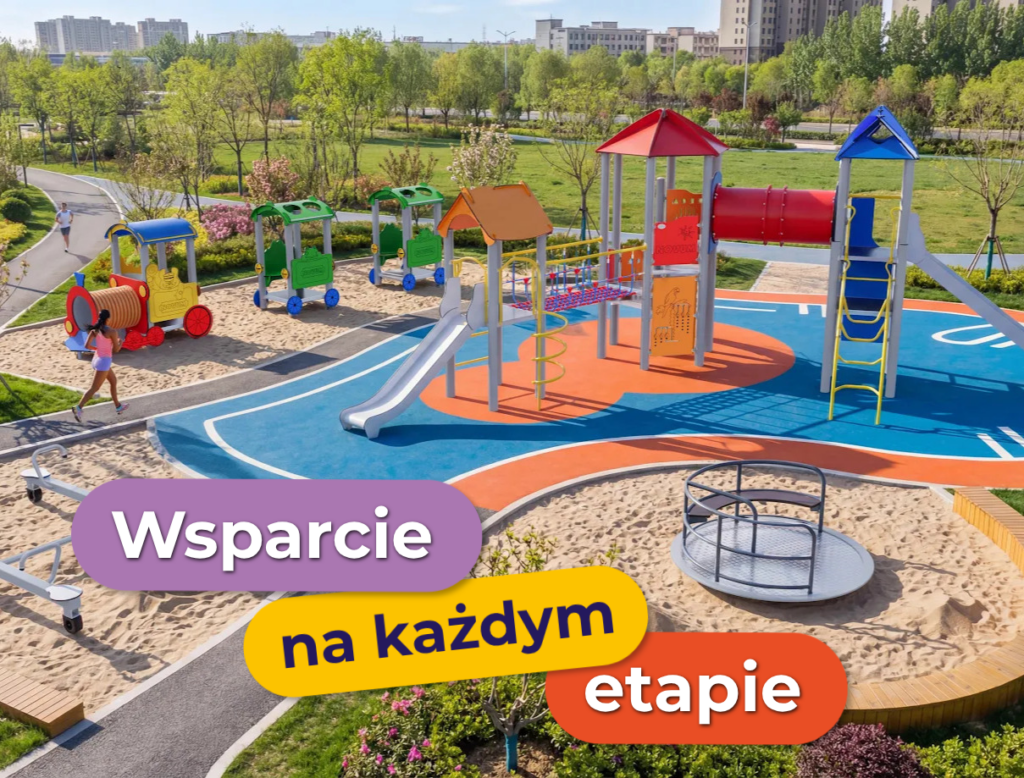
#> input picture models/photo.png, 1024 x 778 px
$ python ground.py
#> lines starting #> are read from the running program, lines starting #| are printed output that depends on the picture; after the words box and inside, x2 and y2 are one past the last pixel; in counts of white or black regions, pixels touching at a corner belong together; long printed decimals are rounded
import cv2,numpy as np,os,json
from scipy import ndimage as ndi
D=os.path.dirname(os.path.abspath(__file__))
im=cv2.imread(os.path.join(D,'..','models','photo.png'));H,W=im.shape[:2]   # 778x1024
#> further down, im is the input picture: shape (778, 1024, 3); mean B, G, R 113.6, 135.6, 150.3
#> after `H, W = im.shape[:2]`: H = 778; W = 1024
VF,HZ,CY=50.0,105.0,7.0
f=(H/2)/np.tan(np.radians(VF/2));pitch=np.arctan((H/2-HZ)/f)
#> after `f = H / 2 / np.tan(np.radians(VF / 2))`: f = 834.2
#> after `pitch = np.arctan((H / 2 - HZ) / f)`: pitch = 0.328
# --- klasyfikacja pikseli zdjęcia
hsv=cv2.cvtColor(im,cv2.COLOR_BGR2HSV);h,s,v=[hsv[...,i].astype(int) for i in range(3)]
#> after `hsv = cv2.cvtColor(im, cv2.COLOR_BGR2HSV)`: hsv: shape (778, 1024, 3); mean H, S, V 54.8, 111, 167.8
Y=np.arange(H)[:,None]+np.zeros((1,W),int)
cls=np.full((H,W),255,np.uint8)   # 255 = nieznane
C={'grass':0,'blue':1,'orange':2,'sand':3,'path':4}
cls[(h>=33)&(h<=80)&(s>50)]=C['grass']
cls[(h>=95)&(h<=125)&(s>110)&(v>70)]=C['blue']
cls[(h>=5)&(h<=22)&(s>130)&(v>130)]=C['orange']
cls[(h>=10)&(h<=28)&(s>20)&(s<135)&(v>150)&(cls==255)]=C['sand']
cls[(s<50)&(v>55)&(v<165)&(cls==255)]=C['path']
cls[Y<215]=0
# usuń drobny szum, wypełnij nieznane najbliższym znanym (sprzęt zasłania podłoże)
k=np.ones((5,5),np.uint8)
for c in range(5):
    m=(cls==c).astype(np.uint8);m=cv2.morphologyEx(m,cv2.MORPH_OPEN,k);cls[(cls==c)&(m==0)]=255
unk=cls==255
idx=ndi.distance_transform_edt(unk,return_distances=False,return_indices=True)
cls=cls[idx[0],idx[1]]
# majority filter (wygładzenie)
oh=np.stack([(cls==c).astype(np.float32) for c in range(5)],-1)
oh=cv2.GaussianBlur(oh,(0,0),3);cls=oh.argmax(-1).astype(np.uint8)
cv2.imwrite(os.path.expanduser('~/.hermes/cache/scratch/cls.png'),np.array([[90,160,70],[165,110,35],[65,125,230],[160,190,225],[120,115,120]],np.uint8)[cls])
# --- teksturowanie podłoża: odwrotne rzutowanie
cs,sn=np.cos(pitch),np.sin(pitch)
#> cs = 0.947; sn = 0.322
def to_img(X,Z):
    P=np.stack([X,np.zeros_like(X)-CY,Z],-1)       # względem kamery (cam w (0,CY,0))
    # Rx(+pitch): y' = y*cos - z*sin ; z' = y*sin + z*cos
    y=P[...,1]*cs-P[...,2]*sn; z=P[...,1]*sn+P[...,2]*cs; x=P[...,0]
    u=W/2+f*x/(-z); vv=H/2-f*y/(-z); return u,vv,z
# zakres: z przy v=215 .. v=778
def gz(vv):
#> called with vv = 215
    d=np.array([0,-(vv-H/2)/f,-1.0]);y=d[1]*cs+d[2]*sn*-1 if False else None
#> after `d = np.array([0, -(vv - H / 2) / f, -1.0])`: d = [0, 0.209, -1]
    # Rx(-pitch)
    yw=d[1]*cs+d[2]*sn; zw=-d[1]*sn+d[2]*cs; t=-CY/yw; return zw*t
#> after `yw = d[1] * cs + d[2] * sn`: yw = -0.125
#> after `zw = -d[1] * sn + d[2] * cs`: zw = -1.01
#> after `t = -CY / yw`: t = 56.08
zf,zn=gz(215),gz(778)
#> zf = -56.86; zn = -7.3
xs=lambda z: (W/2)/f*(CY/ (CY) )*abs(z)  # przybliżenie
XL=abs(zf)*0.66
#> XL = 37.52
N=2048;x0,x1=-XL,XL;z0,z1=zf-5,min(zn+2,-0.5)
TX=(np.linspace(x0,x1,N));TZ=(np.linspace(z0,z1,N))
X,Z=np.meshgrid(TX,TZ)
u,vv,zc=to_img(X,Z)
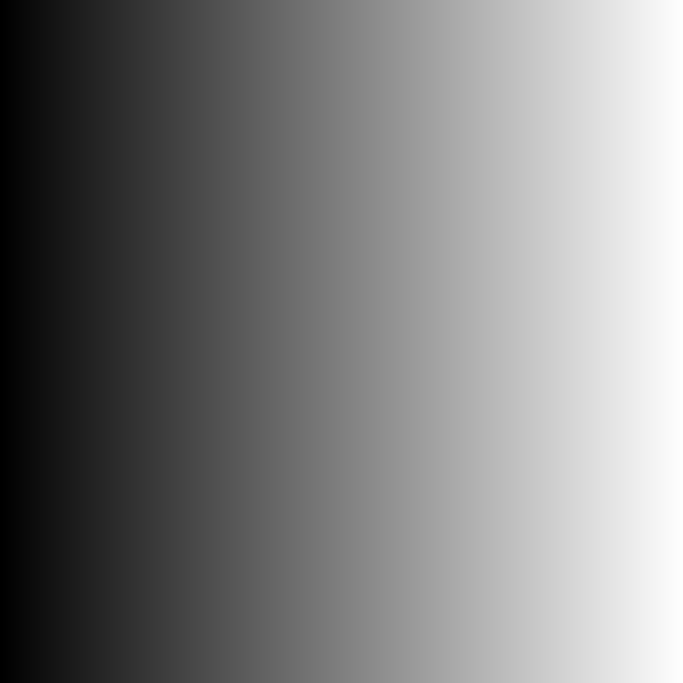
#> X: shape (2048, 2048) float64 (shown at 1/3 size); min -37.52, max 37.52, mean 0; drawn with min black and max white
valid=(zc<-0.05)&(u>=0)&(u<W-1)&(vv>=215)&(vv<H-1)
ui=np.clip(u,0,W-1).astype(int);vi=np.clip(vv,0,H-1).astype(int)
#> after `ui = np.clip(u, 0, W - 1).astype(int)`:
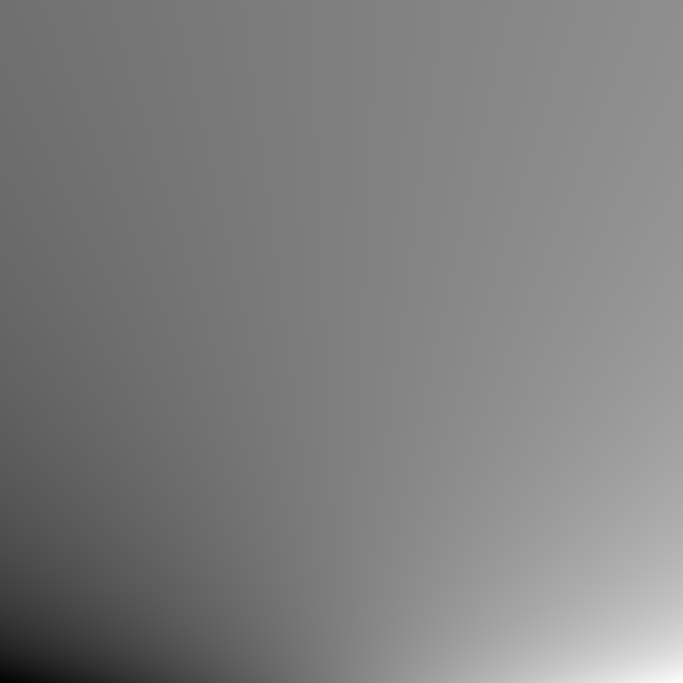
#> u: shape (2048, 2048) float64 (shown at 1/3 size); min -3792.4, max 4816.4, mean 512; drawn with min black and max white
#> after `vi = np.clip(vv, 0, H - 1).astype(int)`:
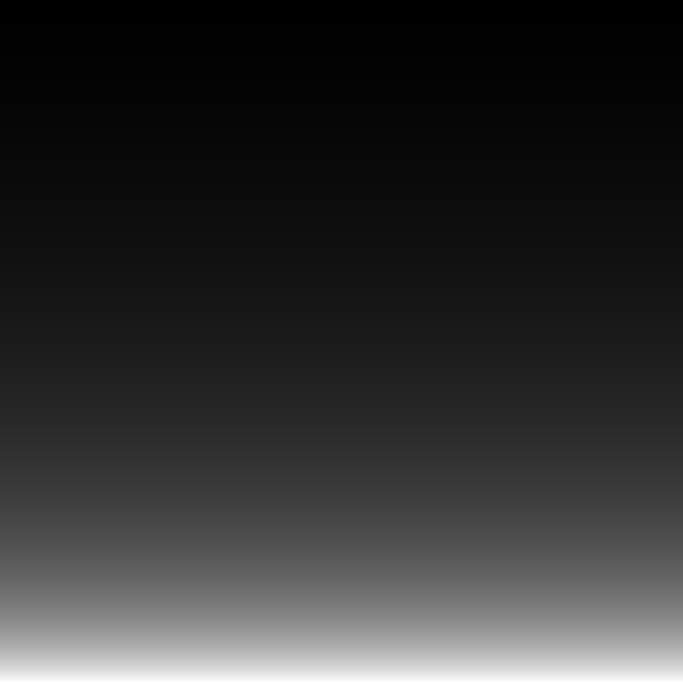
#> vv: shape (2048, 2048) float64 (shown at 1/3 size); min 206.4, max 953.2, mean 349.8; drawn with min black and max white
tc=np.where(valid,cls[vi,ui],0)
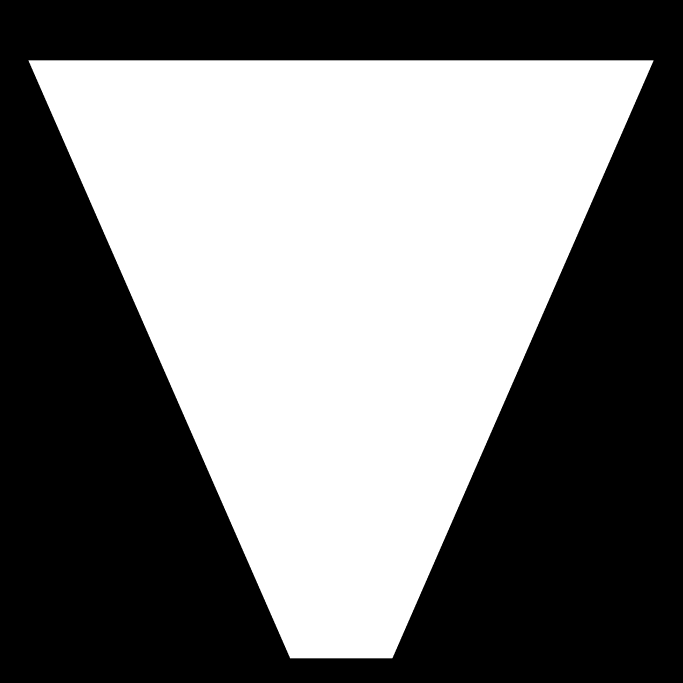
#> valid: shape (2048, 2048) bool (shown at 1/3 size); 46.7% white; 1 white region, box (x1, y1, x2, y2) and area: (85, 181, 1961, 1975) 1957955
pal=np.array([[70,110,40],[31,110,165],[231,125,65],[221,190,160],[118,107,108]],np.float32)   # RGB
rng=np.random.default_rng(3);noise=cv2.GaussianBlur(rng.normal(0,1,(N,N)).astype(np.float32),(0,0),1.2)
tex=pal[tc]*(1+0.07*noise[...,None])
gn=cv2.GaussianBlur(rng.normal(0,1,(N,N)).astype(np.float32),(0,0),5)
tex[tc==0]*=(1+0.12*gn[tc==0][:,None])
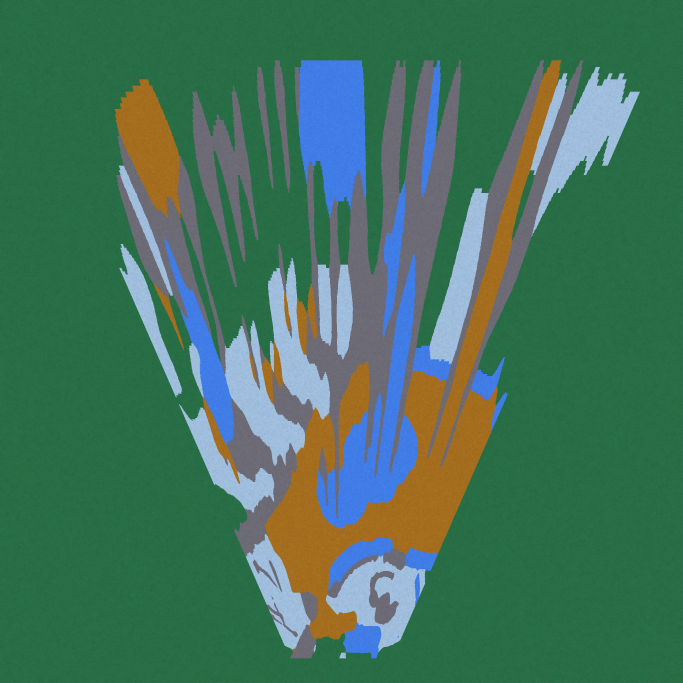
#> tex: shape (2048, 2048, 3) float32 (shown at 1/3 size); mean of channels 0, 1, 2 90.2, 113.4, 66.5; drawn as B, G, R
tex=np.clip(tex,0,255).astype(np.uint8)   # odwróć wiersze: góra tekstury = z0 (dalej)... patrz JS
cv2.imwrite(os.path.join(D,'..','models','ground.jpg'),tex[...,::-1],[cv2.IMWRITE_JPEG_QUALITY,90])
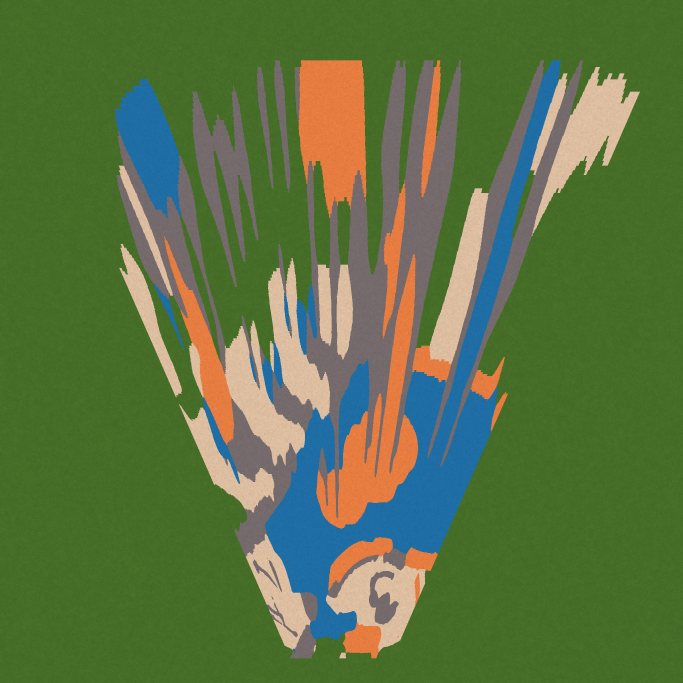
#> saved as ground.jpg: shape (2048, 2048, 3) (shown at 1/3 size); mean B, G, R 66.7, 115.8, 91.9
json.dump({'x0':x0,'x1':x1,'z0':z0,'z1':z1},open(os.path.join(D,'..','models','ground.json'),'w'))
print('bounds',x0,x1,z0,z1,'valid%',valid.mean(),'classes',np.bincount(tc.ravel(),minlength=5)/tc.size)
#| bounds -37.525 37.525 -61.856 -5.299 valid% 0.4668 classes [0.6834 0.07669 0.05765 0.07196 0.1103]
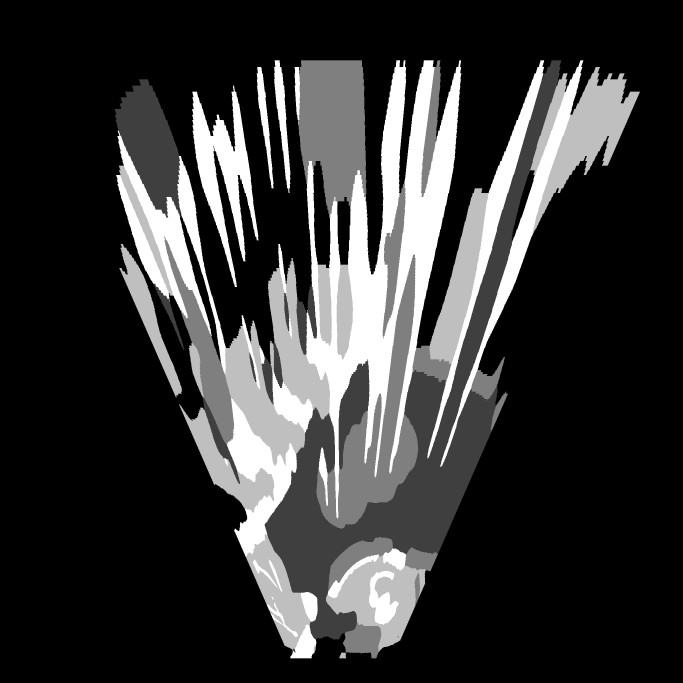
#> tc: shape (2048, 2048) (shown at 1/3 size); min 0, max 4, mean 0.849; drawn with min black and max white

$ run again, with models/depth.png copied over models/photo.png
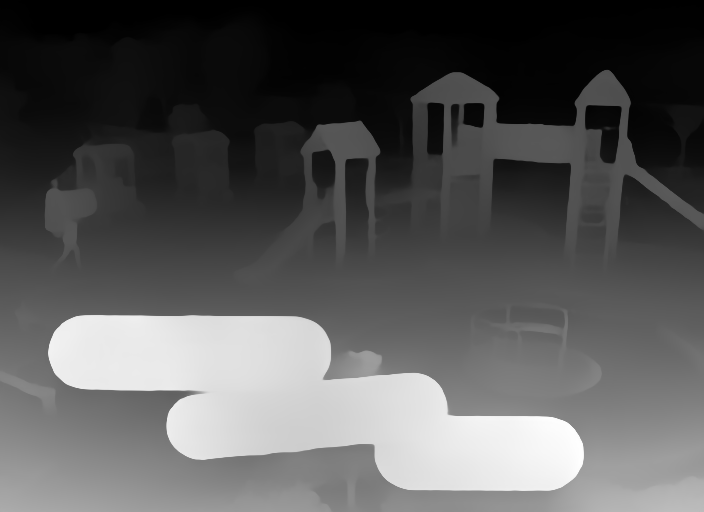
#> input picture models/depth.png, 704 x 512 px
#> im is the input picture: shape (512, 704, 3); min 0, max 255, mean 87.9
#> hsv: shape (512, 704, 3); mean H, S, V 0, 0, 87.9
#> h: shape (512, 704) int64; every value is 0
#> `h, s, v = [hsv[..., i].astype(int) for i in range(3)]`:
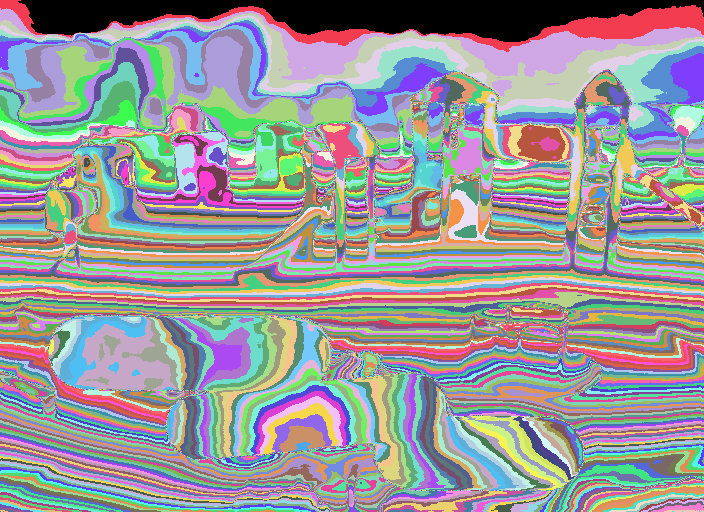
#> v: shape (512, 704) int64; 256 distinct labels, from 0 to 255; one colour per label, 0 black
#> valid: shape (2048, 2048) bool; 44.6% white; 1 white region, box (x1, y1, x2, y2) and area: (14, 267, 2031, 1726) 1870799
#| bounds -23.531 23.531 -40.654 -2.217 valid% 0.446 classes [0.5905 0.         0.         0.         0.4095]
#> `print('bounds',x0,x1,z0,z1,'valid%',valid.mean(),'classes',np.bincount..`:
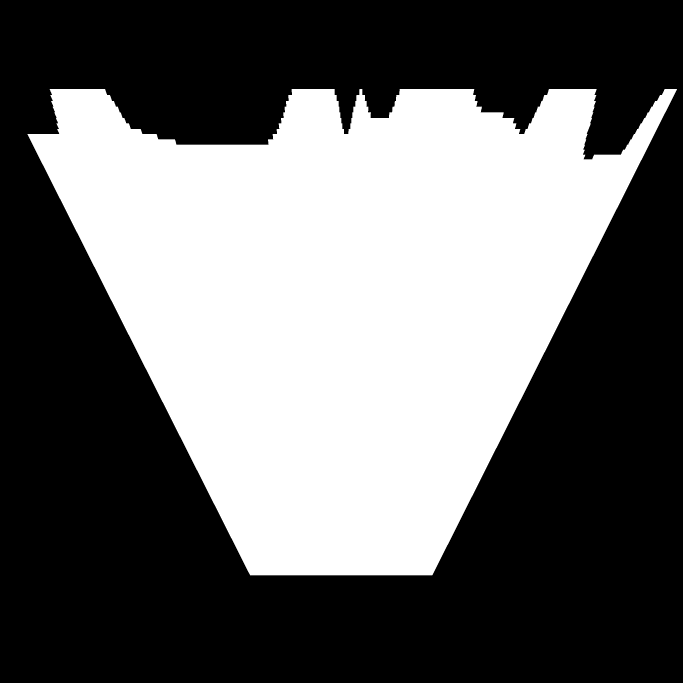
#> tc: shape (2048, 2048) (shown at 1/3 size); values 0 (black) and 4 (white), 41% white; 1 white region, box (x1, y1, x2, y2) and area: (82, 267, 2031, 1726) 1717673
